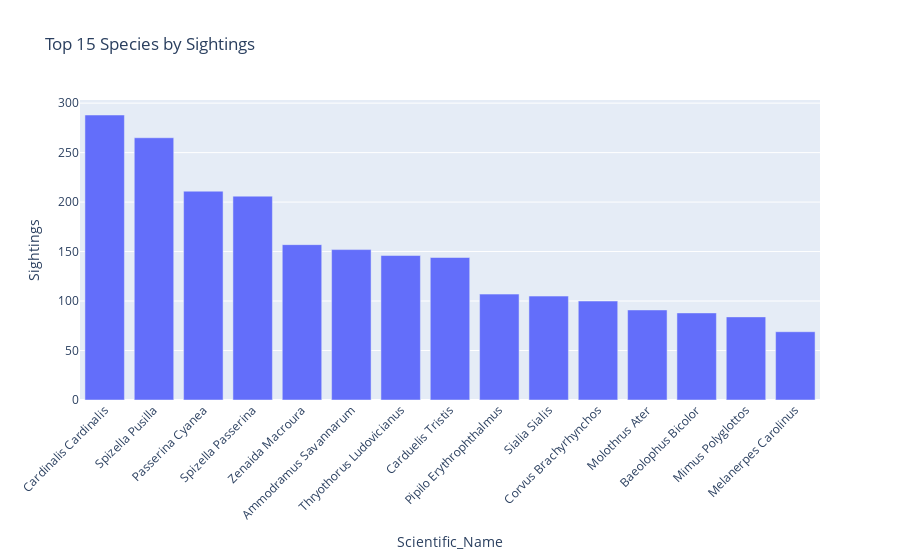
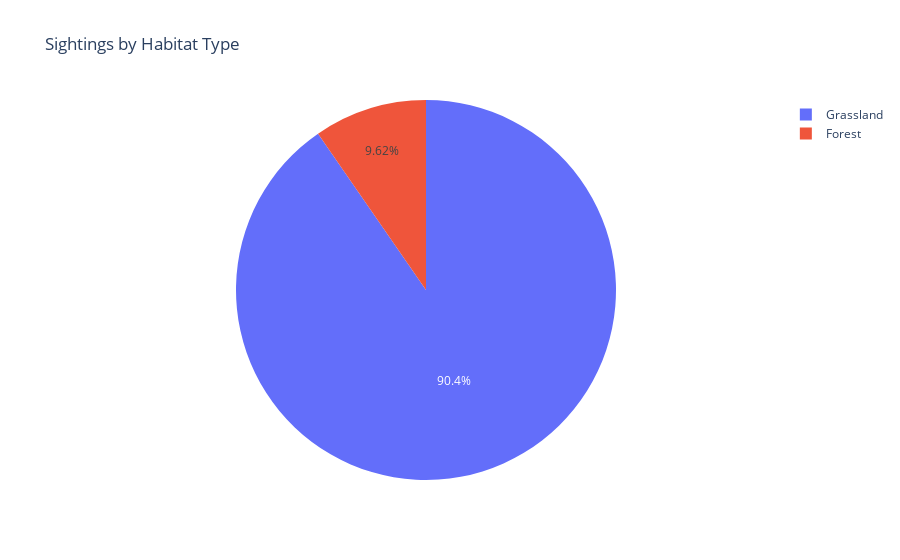

These figures' notebook cell, in order:
### Markdown cell above
#### Chart - 2

### Code cell
# Top species by sightings
species_counts = df['Scientific_Name'].value_counts().head(15).reset_index()
species_counts.columns = ['Scientific_Name', 'Sightings']

fig_species = px.bar(
    species_counts,
    x='Scientific_Name',
    y='Sightings',
    title='Top 15 Species by Sightings'
)
fig_species.update_layout(xaxis_tickangle=-45)
fig_species.show()

# Habitat distribution
habitat_counts = df['Habitat_Type'].value_counts().reset_index()
habitat_counts.columns = ['Habitat_Type', 'Count']

fig_habitat_pie = px.pie(
    habitat_counts,
    names='Habitat_Type',
    values='Count',
    title='Sightings by Habitat Type'
)
fig_habitat_pie.show()

### Figure 1 — Plotly figure (JSON) as saved in the notebook; plotly's stock layout.template omitted (floating-point values rounded to 4 significant figures)
{"data": [{"hovertemplate": "Scientific_Name=%{x}<br>Sightings=%{y}<extra></extra>", "legendgroup": "", "marker": {"color": "#636efa", "pattern": {"shape": ""}}, "name": "", "orientation": "v", "showlegend": false, "textposition": "auto", "type": "bar", "x": ["Cardinalis Cardinalis", "Spizella Pusilla", "Passerina Cyanea", "Spizella Passerina", "Zenaida Macroura", "Ammodramus Savannarum", "Thryothorus Ludovicianus", "Carduelis Tristis", "Pipilo Erythrophthalmus", "Sialia Sialis", "Corvus Brachyrhynchos", "Molothrus Ater", "Baeolophus Bicolor", "Mimus Polyglottos", "Melanerpes Carolinus"], "xaxis": "x", "y": [288, 265, 211, 206, 157, 152, 146, 144, 107, 105, 100, 91, 88, 84, 69], "yaxis": "y"}], "layout": {"autosize": true, "barmode": "relative", "legend": {"tracegroupgap": 0}, "title": {"text": "Top 15 Species by Sightings"}, "xaxis": {"anchor": "y", "autorange": true, "domain": [0, 1], "range": [-0.5, 14.5], "tickangle": -45, "title": {"text": "Scientific_Name"}, "type": "category"}, "yaxis": {"anchor": "x", "autorange": true, "domain": [0, 1], "range": [0, 303.2], "title": {"text": "Sightings"}, "type": "linear"}}}

### Figure 2 — Plotly figure (JSON) as saved in the notebook; plotly's stock layout.template omitted (floating-point values rounded to 4 significant figures)
{"data": [{"domain": {"x": [0, 1], "y": [0, 1]}, "hovertemplate": "Habitat_Type=%{label}<br>Count=%{value}<extra></extra>", "labels": ["Grassland", "Forest"], "legendgroup": "", "name": "", "showlegend": true, "type": "pie", "values": [3007, 320]}], "layout": {"autosize": true, "legend": {"tracegroupgap": 0}, "title": {"text": "Sightings by Habitat Type"}}}
